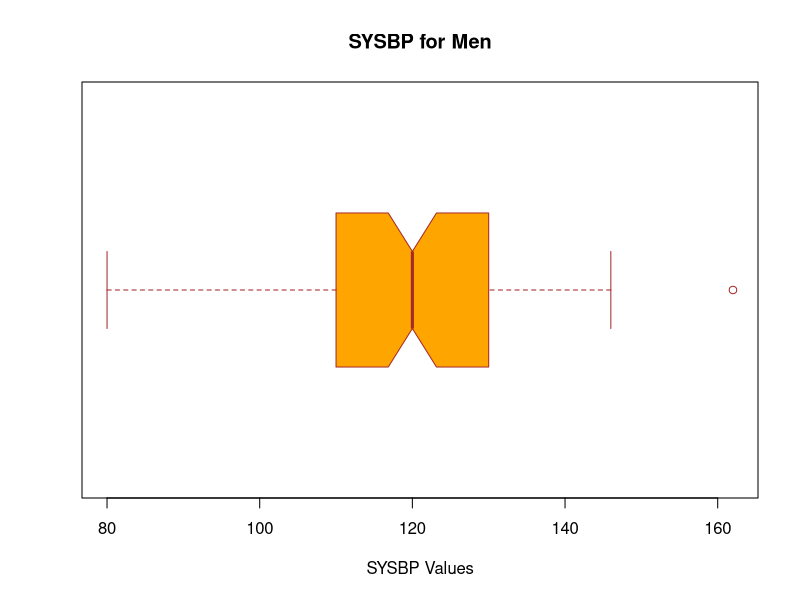
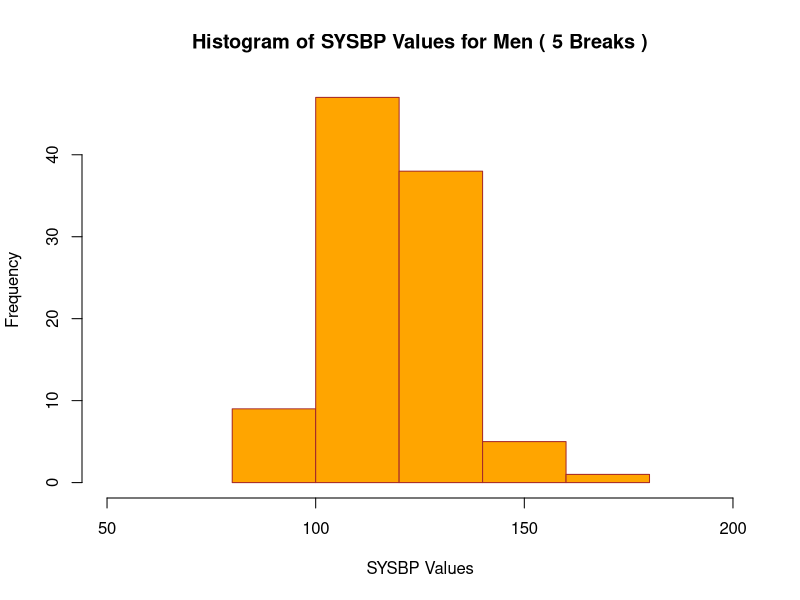
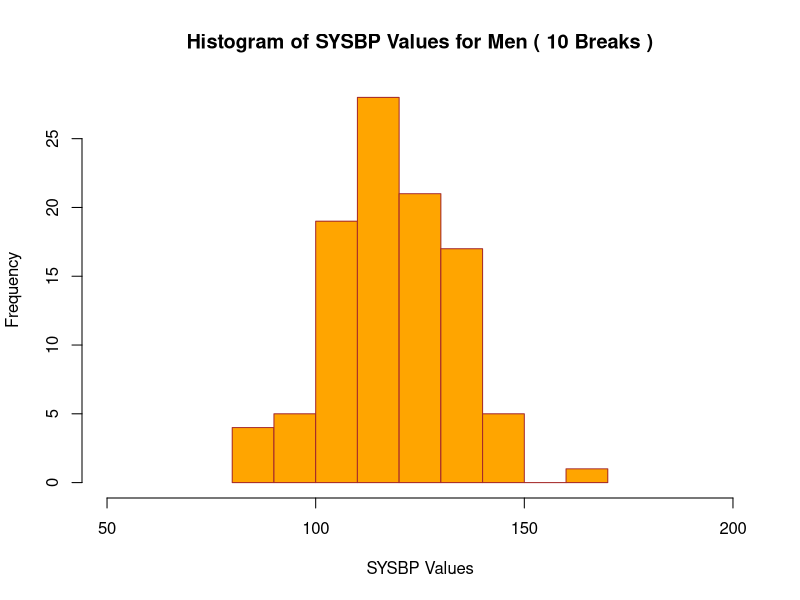
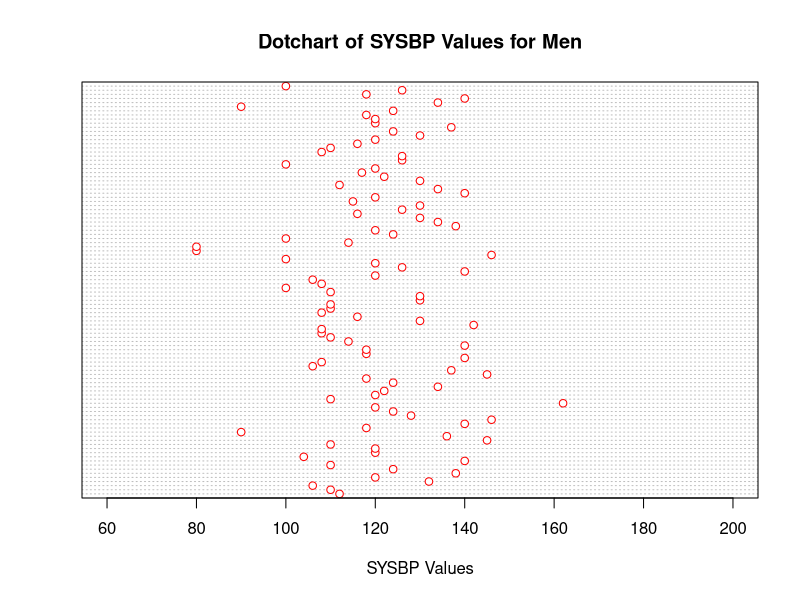
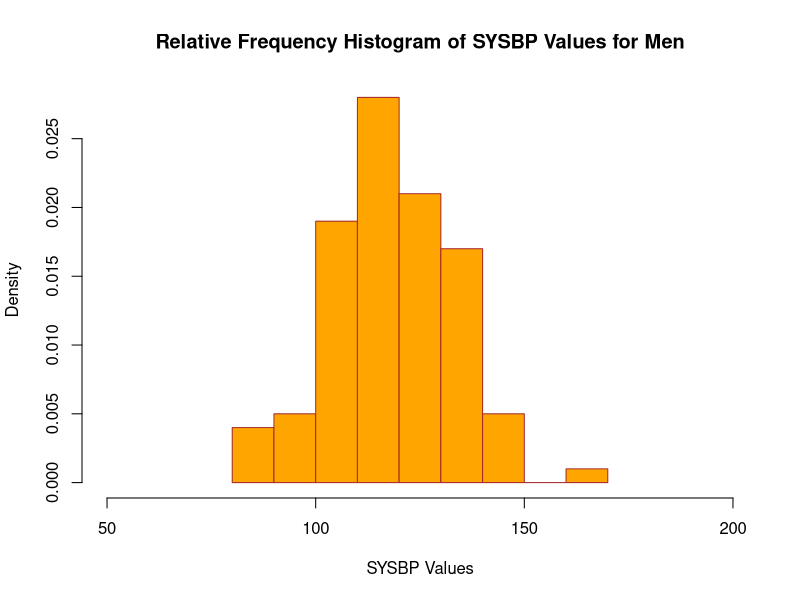
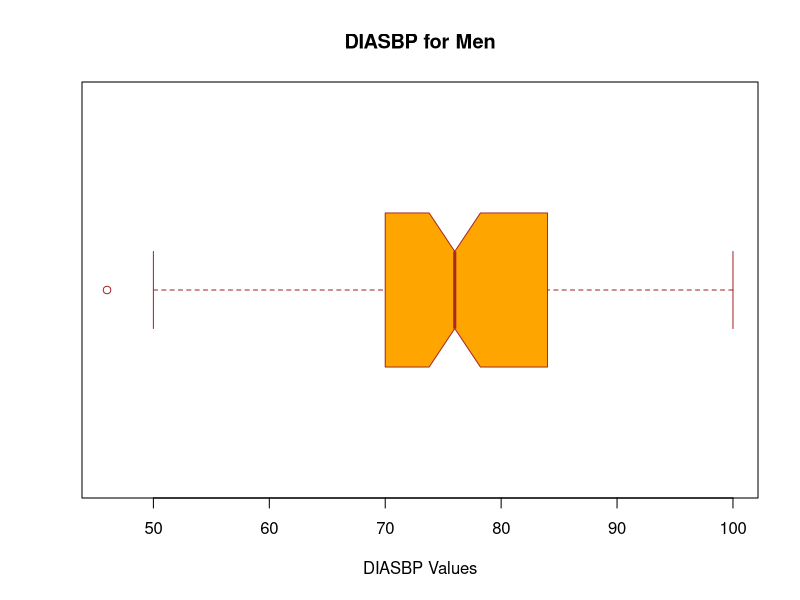
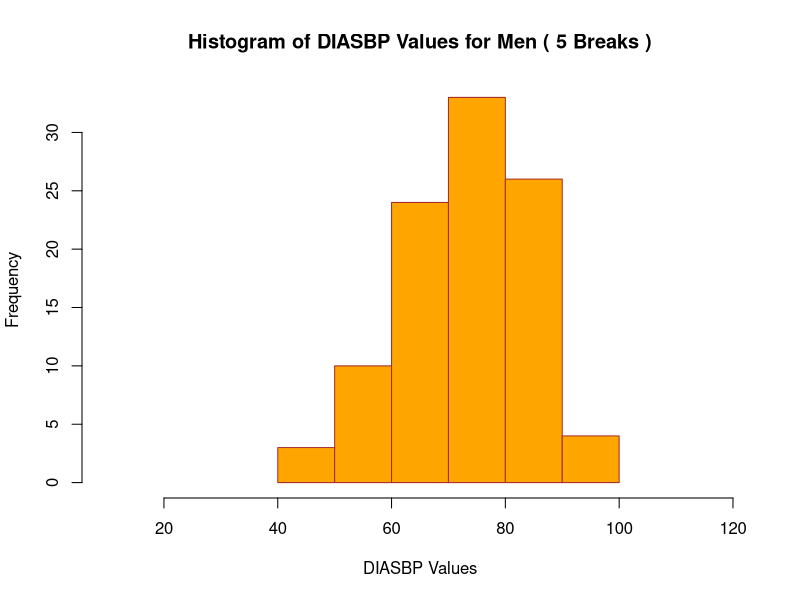
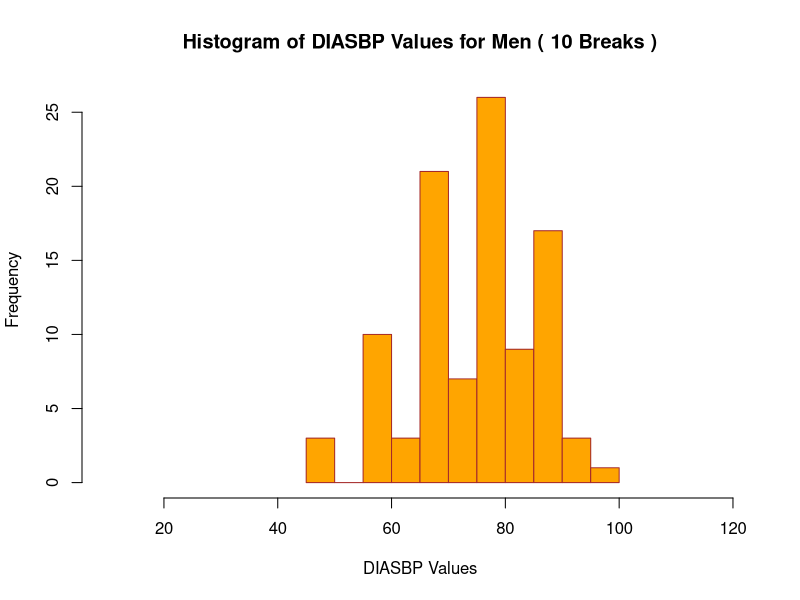

R code for these plots, in order:
# Stat2053 HW1 
# Enes Garip
# Variable Structure: "SYSBPorDIASBP"+"operation"+"0forMen 1forWomen" 
# Example:DIASBPmax1 ----> maximum value of DIASBP values of women

HW1_Dataset<-read.csv2("HW1_Data.csv",header = TRUE,",")
rdata<-HW1_Dataset[c(1:4)] #rdata holds the dataset that do not contain NA.

genderMale<-subset(rdata,GENDER=='0')   #For men, genderMale holds the subset.
genderFemale<-subset(rdata,GENDER=='1') #Similarly, for women, genderFemale holds the subset.

##############SYSBP VALUES FOR MEN###############
                                                #
SYSBPmean0<-mean(genderMale$SYSBP)              #     
SYSBPvar0<-var(genderMale$SYSBP)                #
SYSBPsd0<-sd(genderMale$SYSBP)                  #
SYSBPquan0<-quantile(genderMale$SYSBP)          #
SYSBPmax0<-max(genderMale$SYSBP)                #
SYSBPmin0<-min(genderMale$SYSBP)                #
SYSBPrange0<-SYSBPmax0 - SYSBPmin0              #
SYSBPsdc0<-SYSBPrange0/SYSBPsd0                 #
SYSBPmedian0<-median(genderMale$SYSBP)          #
SYSBPiqr0<-IQR(genderMale$SYSBP)                #
SYSBPsummary0<-summary(genderMale$SYSBP)        #
                                                #
boxplot(genderMale$SYSBP, 
        main = "SYSBP for Men",
        xlab = "SYSBP Values",
        col = "orange",
        border = "brown",
        horizontal = TRUE,
        notch = TRUE
)                                               # Boxplot of SYSBP values for Men.
                                                #
stem(genderMale$SYSBP)                          # Stem and leaf plot of SYSBP values for Men.
                                                #
                                                #
hist(genderMale$SYSBP,
     main="Histogram of SYSBP Values for Men ( 5 Breaks )",
     xlab="SYSBP Values",
     xlim=c(50,200),
     border = "brown",
     col="orange",
     breaks = 5
)                                               # Histogram with 5 breaks...

hist(genderMale$SYSBP,
     main="Histogram of SYSBP Values for Men ( 10 Breaks )",
     xlab="SYSBP Values",
     xlim=c(50,200),
     border = "brown",
     col="orange",
     breaks = 10
)                                               # Histogram with 10 breaks...
                                                #
dotchart(genderMale$SYSBP,
         main="Dotchart of SYSBP Values for Men",
         xlab = "SYSBP Values",
         col = "red",
         xlim=c(60,200),
        
)                                               # Dotchart of Men's SYSBP
                                                #
hist(genderMale$SYSBP,
     main="Relative Frequency Histogram of SYSBP Values for Men",
     xlab="SYSBP Values",
     xlim=c(50,200),
     border = "brown",
     col="orange",
     breaks = 10,
     prob="TRUE"
)                                               # Relative Frequency Histogram...
                                                #
SYSBPzmax0<-(SYSBPmax0-SYSBPmean0)/SYSBPsd0     # Z-score for maximum value
SYSBPzmin0<-(SYSBPmin0-SYSBPmean0)/SYSBPsd0     # Z-score for minimum value
                                                #
#################################################

##############DIASBP VALUES FOR MEN##############
DIASBPmean0<-mean(genderMale$DIASBP)            #
DIASBPvar0<-var(genderMale$DIASBP)              #
DIASBPsd0<-sd(genderMale$DIASBP)                #
DIASBPquan0<-quantile(genderMale$DIASBP)        #
DIASBPmax0<-max(genderMale$DIASBP)              #
DIASBPmin0<-min(genderMale$DIASBP)              #
DIASBPrange0<-DIASBPmax0 - DIASBPmin0           #
DIASBPsdc0<-DIASBPrange0/DIASBPsd0              #
DIASBPmedian0<-median(genderMale$DIASBP)        #
DIASBPiqr0<-IQR(genderMale$DIASBP)              #
DIASBPsummary0<-summary(genderMale$DIASBP)      #
                                                #
boxplot(genderMale$DIASBP, 
        main = "DIASBP for Men",
        xlab = "DIASBP Values",
        col = "orange",
        border = "brown",
        horizontal = TRUE,
        notch = TRUE
)                                               # Boxplot of DIASBP values for Men.
                                                #
stem(genderMale$DIASBP)                         # Stem and leaf plot of DIASBP values for Men.
                                                #
                                                #
hist(genderMale$DIASBP,
     main="Histogram of DIASBP Values for Men ( 5 Breaks )",
     xlab="DIASBP Values",
     xlim=c(10,120),
     border = "brown",
     col="orange",
     breaks = 5
)                                               # Histogram with 5 breaks...
                                                #
hist(genderMale$DIASBP,
     main="Histogram of DIASBP Values for Men ( 10 Breaks )",
     xlab="DIASBP Values",
     xlim=c(10,120),
     border = "brown",
     col="orange",
     breaks = 10
)                                               # Histogram with 10 breaks...
                                                #
dotchart(genderMale$DIASBP,
         main="Dotchart of DIASBP Values for Men",
         xlab = "DIASBP Values",
         col = "red",
         xlim=c(10,120),
         
)                                               # Dotchart of Men's DIASBP
                                                #
hist(genderMale$DIASBP,
     main="Relative Frequency Histogram of SYSBP Values for Men",
     xlab="DIASBP Values",
     xlim=c(10,120),
     border = "brown",
     col="orange",
     breaks = 10,
     prob="TRUE"
)                                               # Relative Frequency Histogram...
                                                #
DIASBPzmax0<-(DIASBPmax0-DIASBPmean0)/DIASBPsd0 # Z-score for maximum value
DIASBPzmin0<-(DIASBPmin0-DIASBPmean0)/DIASBPsd0 # Z-score for minimum value
#################################################

##############SYSBP VALUES FOR WOMEN#####################
                                                        #
                                                        #
SYSBPmean1<-mean(genderFemale$SYSBP)                    #          
SYSBPvar1<-var(genderFemale$SYSBP)                      #
SYSBPsd1<-sd(genderFemale$SYSBP)                        #
SYSBPquan1<-quantile(genderFemale$SYSBP)                #
SYSBPmax1<-max(genderFemale$SYSBP)                      #
SYSBPmin1<-min(genderFemale$SYSBP)                      #
SYSBPrange1<-SYSBPmax1 - SYSBPmin1                      #
SYSBPsdc1<-SYSBPrange1/SYSBPsd1                         #
SYSBPmedian1<-median(genderFemale$SYSBP)                #
SYSBPiqr1<-IQR(genderFemale$SYSBP)                      #
SYSBPsummary1<-summary(genderFemale$SYSBP)              #
                                                        #
boxplot(genderFemale$SYSBP,
        main = "SYSBP for Women",
        xlab = "SYSBP Values",
        col = "orange",
        border = "brown",
        horizontal = TRUE,
        notch = TRUE
)                                                       #
                                                        #
stem(genderFemale$SYSBP)                                #
                                                        #
                                                        #
hist(genderFemale$SYSBP,
     main="Histogram of SYSBP Values for Women ( 5 Breaks )",
     xlab="SYSBP Values",
     xlim=c(50,200),
     border = "brown",
     col="orange",
     breaks = 5
)                                                       #
                                                        #
hist(genderFemale$SYSBP,
     main="Histogram of SYSBP Values for Women ( 10 Breaks )",
     xlab="SYSBP Values",
     xlim=c(50,200),
     border = "brown",
     col="orange",
     breaks = 10
)                                                       #
                                                        #
dotchart(genderFemale$SYSBP,
         main="Dotchart of SYSBP Values for Women",
         xlab = "SYSBP Values",
         col = "red",
         xlim=c(60,200),
         
)                                                       #

hist(genderFemale$SYSBP,
     main="Relative Frequency Histogram of SYSBP Values for Women",
     xlab="SYSBP Values",
     xlim=c(50,200),
     border = "brown",
     col="orange",
     breaks = 10,
     prob="TRUE"
)                                                       #
                                                        #
SYSBPzmax1<-(SYSBPmax1-SYSBPmean1)/SYSBPsd1             #
SYSBPzmin1<-(SYSBPmin1-SYSBPmean1)/SYSBPsd1             #
                                                        #
#########################################################     

##############DIASBP VALUES FOR WOMEN####################
                                                        #
DIASBPmean1<-mean(genderFemale$DIASBP)                  #
DIASBPvar1<-var(genderFemale$DIASBP)                    #
DIASBPsd1<-sd(genderFemale$DIASBP)                      #
DIASBPquan1<-quantile(genderFemale$DIASBP)              #
DIASBPmax1<-max(genderFemale$DIASBP)                    #
DIASBPmin1<-min(genderFemale$DIASBP)                    #
DIASBPrange1<-DIASBPmax1 - DIASBPmin1                   #
DIASBPsdc1<-DIASBPrange1/DIASBPsd1                      #
DIASBPmedian1<-median(genderFemale$DIASBP)              #
DIASBPiqr1<-IQR(genderFemale$DIASBP)                    #
DIASBPsummary1<-summary(genderFemale$DIASBP)            #
                                                        #
boxplot(genderFemale$DIASBP, 
        main = "DIASBP for Women",
        xlab = "DIASBP Values",
        col = "orange",
        border = "brown",
        horizontal = TRUE,
        notch = TRUE
)                                                       # Boxplot of DIASBP values for Women.
                                                        #
stem(genderFemale$DIASBP)                               # Stem and leaf plot of DIASBP values for Women.
                                                        #
                                                        #
hist(genderFemale$DIASBP,
     main="Histogram of DIASBP Values for Women ( 5 Breaks )",
     xlab="DIASBP Values",
     xlim=c(20,120),
     border = "brown",
     col="orange",
     breaks = 5
)                                                       # Histogram with 5 breaks...
                                                        #
hist(genderFemale$DIASBP,
     main="Histogram of DIASBP Values for Women ( 10 Breaks )",
     xlab="DIASBP Values",
     xlim=c(20,120),
     border = "brown",
     col="orange",
     breaks = 10
)                                                       # Histogram with 10 breaks...
                                                        #
dotchart(genderFemale$DIASBP,
         main="Dotchart of DIASBP Values for Women",
         xlab = "DIASBP Values",
         col = "red",
         xlim=c(20,120),
         
)                                                       # Dotchart of Women's DIASBP
                                                        #
hist(genderFemale$DIASBP,
     main="Relative Frequency Histogram of DIASBP Values for Women",
     xlab="DIASBP Values",
     xlim=c(20,120),
     border = "brown",
     col="orange",
     breaks = 10,
     prob="TRUE"
)                                                       # Relative Frequency Histogram...
                                                        #
DIASBPzmax1<-(DIASBPmax1-DIASBPmean1)/DIASBPsd1         # Z-score for maximum value
DIASBPzmin1<-(DIASBPmin1-DIASBPmean1)/DIASBPsd1         # Z-score for minimum value
#########################################################


